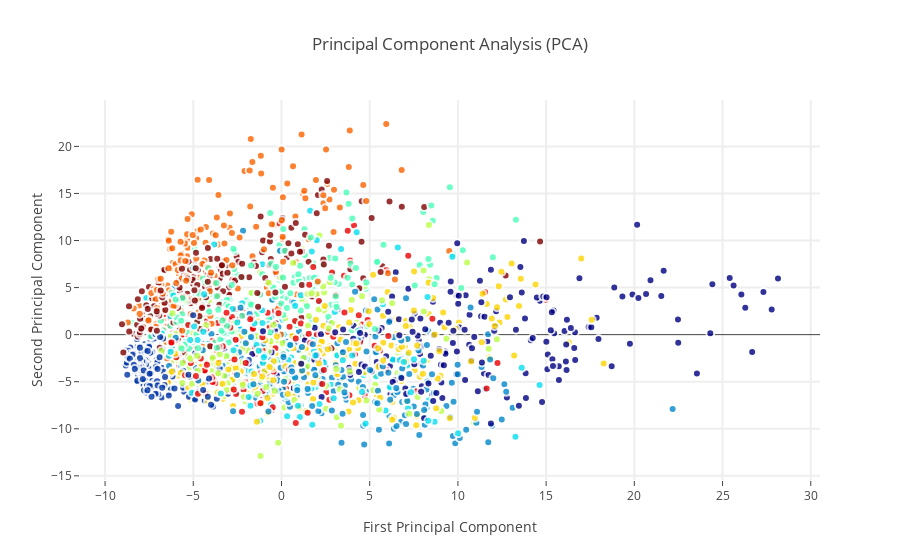

The code cell stored with this chart in its notebook:
### Code cell
trace0 = go.Scatter(
    x = X_5d[:,0],
    y = X_5d[:,1],
    name = Target,
    hoveron = Target,
    mode = 'markers',
    text = Target,
    showlegend = False,
    marker = dict(
        size = 8,
        color = Target,
        colorscale ='Jet',
        showscale = False,
        line = dict(
            width = 2,
            color = 'rgb(255, 255, 255)'
        ),
        opacity = 0.8
    )
)
data = [trace0]

layout = go.Layout(
    title= 'Principal Component Analysis (PCA)',
    hovermode= 'closest',
    xaxis= dict(
         title= 'First Principal Component',
        ticklen= 5,
        zeroline= False,
        gridwidth= 2,
    ),
    yaxis=dict(
        title= 'Second Principal Component',
        ticklen= 5,
        gridwidth= 2,
    ),
    showlegend= True
)


fig = dict(data=data, layout=layout)
py.iplot(fig, filename='styled-scatter')

### Figure 1 — Plotly figure (JSON) as saved in the notebook; plotly's stock layout.template omitted (floating-point values rounded to 4 significant figures; data arrays with more than 128 entries replaced by an {"elided": "..."} marker saying what was removed)
{"data": [{"hoveron": {"elided": "2000 int values"}, "marker": {"color": {"elided": "2000 int values"}, "colorscale": "Jet", "line": {"color": "rgb(255, 255, 255)", "width": 2}, "opacity": 0.8, "showscale": false, "size": 8}, "mode": "markers", "name": {"elided": "2000 int values"}, "showlegend": false, "text": {"elided": "2000 int values"}, "type": "scatter", "x": {"elided": "2000 float values"}, "y": {"elided": "2000 float values"}}], "layout": {"hovermode": "closest", "showlegend": true, "title": "Principal Component Analysis (PCA)", "xaxis": {"gridwidth": 2, "ticklen": 5, "title": "First Principal Component", "zeroline": false}, "yaxis": {"gridwidth": 2, "ticklen": 5, "title": "Second Principal Component"}}}
